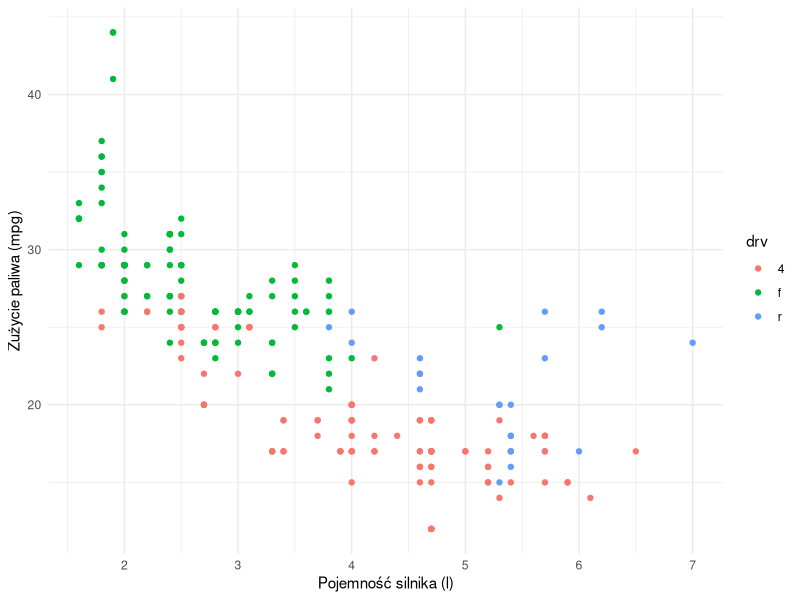
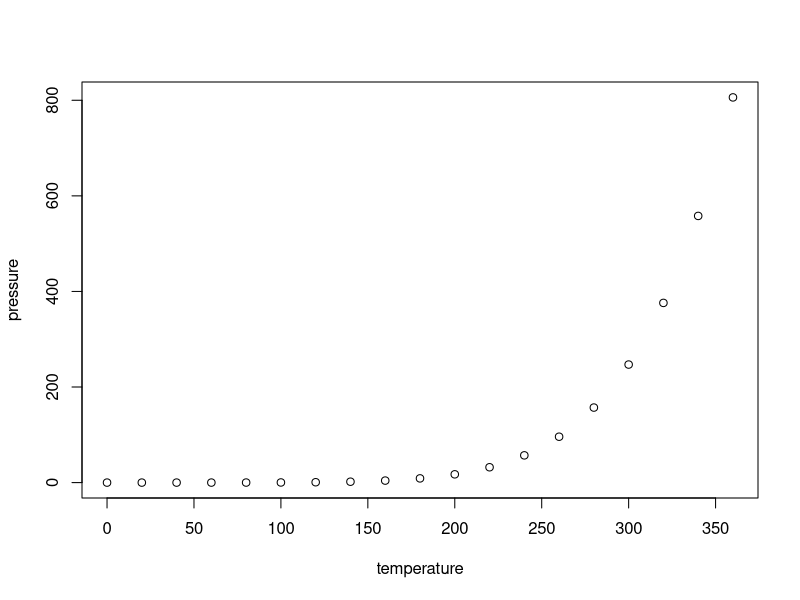

The R script that drew these images, in order:
## ---- chunk 1
library(tidyverse)

ggplot(mpg, aes(x = displ, y = hwy, color = drv)) +
  geom_point() +
  labs(x = "Pojemność silnika (l)", y = "Zużycie paliwa (mpg)") +
  theme_minimal()
## ---- chunk 2
summary(cars)
## ---- chunk 3
plot(pressure)
